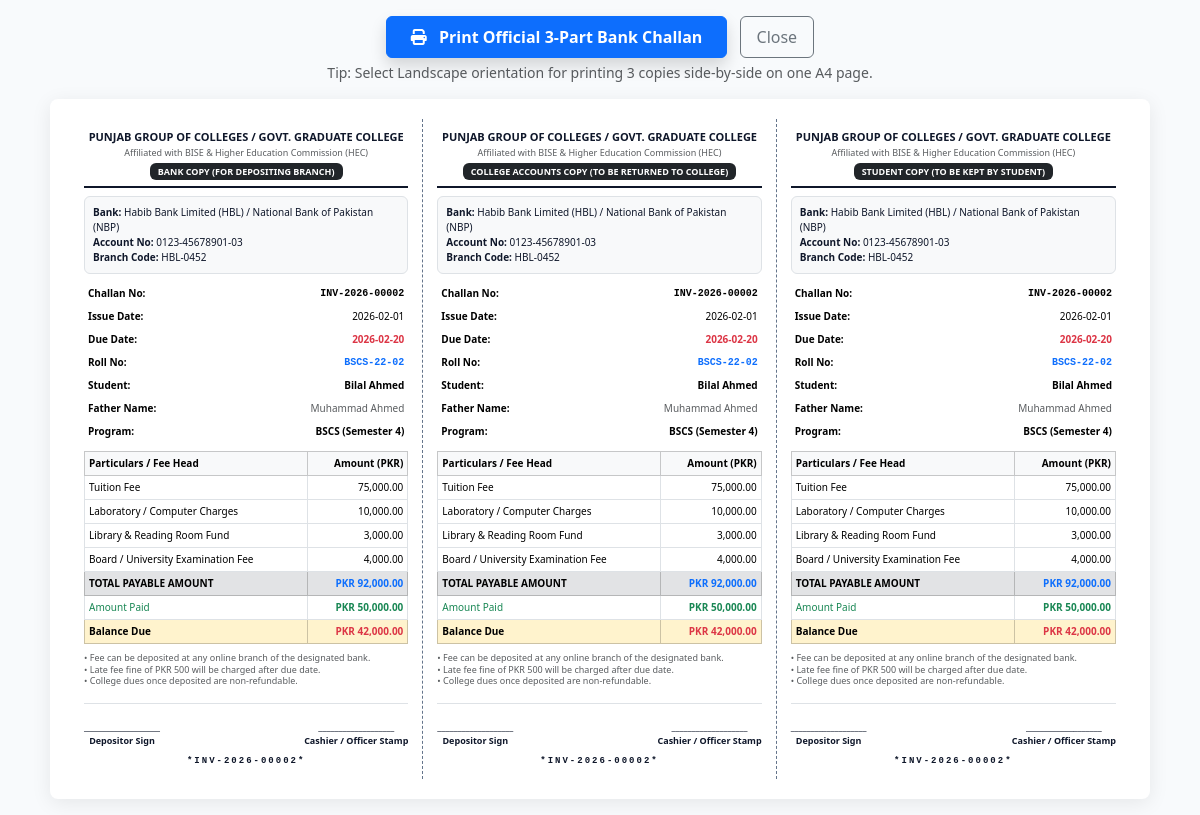
The page /fee-challan/2 (signed in) on the database its author committed.
### tables this page shows
CREATE TABLE college_profile (
        profile_id INTEGER PRIMARY KEY AUTOINCREMENT,
        college_name TEXT NOT NULL,
        college_short_code TEXT NOT NULL,
        tagline TEXT,
        affiliation TEXT,
        address TEXT,
        phone TEXT,
        email TEXT,
        bank_name TEXT,
        bank_account_no TEXT,
        bank_branch_code TEXT,
        principal_name TEXT,
        logo_url TEXT,
        updated_at DATETIME DEFAULT CURRENT_TIMESTAMP
    , master_password TEXT DEFAULT 'admin123', campus_image_url TEXT DEFAULT 'https://images.unsplash.com/photo-1541339907198-e08756dedf3f?auto=format&fit=crop&w=1200&q=80');

CREATE TABLE student_invoice (
        invoice_id INTEGER PRIMARY KEY AUTOINCREMENT,
        invoice_number TEXT NOT NULL UNIQUE,
        student_id INTEGER NOT NULL REFERENCES student(student_id) ON DELETE RESTRICT,
        semester_id INTEGER NOT NULL REFERENCES semester(semester_id) ON DELETE RESTRICT,
        fee_structure_id INTEGER NOT NULL REFERENCES fee_structure(fee_structure_id) ON DELETE RESTRICT,
        total_amount REAL NOT NULL,
        paid_amount REAL NOT NULL DEFAULT 0.0,
        balance_due REAL NOT NULL,
        issue_date TEXT NOT NULL,
        due_date TEXT NOT NULL,
        status TEXT NOT NULL DEFAULT 'Unpaid' CHECK (status IN ('Unpaid', 'Partial', 'Paid', 'Cancelled')),
        UNIQUE (student_id, semester_id)
    );

CREATE TABLE student (
        student_id INTEGER PRIMARY KEY AUTOINCREMENT,
        roll_number TEXT NOT NULL UNIQUE,
        user_id INTEGER NOT NULL UNIQUE REFERENCES user_account(user_id) ON DELETE RESTRICT,
        program_id INTEGER NOT NULL REFERENCES program(program_id) ON DELETE RESTRICT,
        first_name TEXT NOT NULL,
        last_name TEXT NOT NULL,
        email TEXT NOT NULL UNIQUE,
        cnic TEXT NOT NULL UNIQUE,
        phone TEXT,
        date_of_birth TEXT NOT NULL,
        admission_date TEXT DEFAULT CURRENT_DATE,
        current_semester_num INTEGER NOT NULL DEFAULT 1,
        status TEXT NOT NULL DEFAULT 'Active' CHECK (status IN ('Active', 'Probation', 'Suspended', 'Graduated', 'Withdrawn'))
    , father_name TEXT DEFAULT 'Not Specified', gender TEXT DEFAULT 'Male', guardian_phone TEXT, address TEXT DEFAULT 'Multan, Pakistan', blood_group TEXT DEFAULT 'O+', academic_tier TEXT DEFAULT 'BS', part_or_year TEXT DEFAULT 'Semester 1', photo_url TEXT DEFAULT '');

CREATE TABLE program (
        program_id INTEGER PRIMARY KEY AUTOINCREMENT,
        dept_id INTEGER NOT NULL REFERENCES department(dept_id) ON DELETE RESTRICT,
        program_code TEXT NOT NULL UNIQUE,
        program_name TEXT NOT NULL,
        degree_level TEXT NOT NULL DEFAULT 'Undergraduate',
        total_semesters INTEGER NOT NULL CHECK (total_semesters BETWEEN 1 AND 12),
        total_credits INTEGER NOT NULL CHECK (total_credits BETWEEN 10 AND 200),
        is_active INTEGER NOT NULL DEFAULT 1
    );

CREATE TABLE fee_structure (
        fee_structure_id INTEGER PRIMARY KEY AUTOINCREMENT,
        program_id INTEGER NOT NULL REFERENCES program(program_id) ON DELETE RESTRICT,
        semester_id INTEGER NOT NULL REFERENCES semester(semester_id) ON DELETE RESTRICT,
        tuition_fee REAL NOT NULL,
        lab_fee REAL NOT NULL DEFAULT 0,
        library_fund REAL NOT NULL DEFAULT 0,
        exam_fee REAL NOT NULL DEFAULT 0,
        total_structure_amount REAL NOT NULL,
        UNIQUE (program_id, semester_id)
    );

### app/app.py (the view)
@app.route("/fee-challan/<int:invoice_id>")
def fee_challan(invoice_id):
    user_role = session.get("user_role", "Admin")
    logged_uid = session.get("user_id")
    challan_data = db.get_fee_challan_data(invoice_id)
    if not challan_data:
        flash("Fee invoice / challan record not found.", "warning")
        return redirect(url_for("finance"))
    if user_role == "Student" and challan_data.get("student", {}).get("student_id") != logged_uid:
        flash("Access Denied: You are only authorized to view your own Fee Challan.", "danger")
        return redirect(url_for("student_desk"))
    return render_template("fee_challan.html", data=challan_data)

### app/database_engine.py (called while the page is built, shortened)
    def get_connection(self):
        if self.use_postgres:
            import psycopg2
            from psycopg2.extras import RealDictCursor
            return psycopg2.connect(**self.pg_config, cursor_factory=RealDictCursor)
        else:
            conn = sqlite3.connect(SQLITE_DB_PATH)
            conn.row_factory = sqlite3.Row
            return conn

    def query(self, sql: str, params: tuple = ()) -> List[Dict[str, Any]]:
        conn = self.get_connection()
        try:
            cursor = conn.cursor()
            cursor.execute(sql, params)
            if cursor.description:
                columns = [col[0] for col in cursor.description]
                rows = cursor.fetchall()
                result = [dict(zip(columns, row)) for row in rows]
            else:
                conn.commit()
                result = []
            return result
        finally:
            conn.close()

    def get_college_profile(self) -> Dict[str, Any]:
        try:
            profiles = self.query("SELECT * FROM college_profile LIMIT 1")
            if profiles:
                p = dict(profiles[0])
                if not p.get("campus_image_url"):
                    p["campus_image_url"] = "https://images.unsplash.com/photo-1541339907198-e08756dedf3f?auto=format&fit=crop&w=1200&q=80"
                return p
        except Exception:
            pass

### app/templates/fee_challan.html (shortened to what this page needs)
<!DOCTYPE html>
<html lang="en">
<head>
    <link href="https://cdn.jsdelivr.net/npm/bootstrap@5.3.3/dist/css/bootstrap.min.css" rel="stylesheet">
    <link href="https://cdnjs.cloudflare.com/ajax/libs/font-awesome/6.5.1/css/all.min.css" rel="stylesheet">
</head>
<body class="py-3">
    <div class="container text-center mb-3 no-print">
        <button onclick="window.print()" class="btn btn-primary px-4 py-2 fw-bold shadow">
            <i class="fa-solid fa-print me-2"></i> Print Official 3-Part Bank Challan
        </button>
        <button onclick="window.close()" class="btn btn-outline-secondary px-3 py-2 ms-2">
            Close
        </button>
        <div class="small text-muted mt-1">Tip: Select Landscape orientation for printing 3 copies side-by-side on one A4 page.</div>
    </div>
    <div class="challan-container">
        <div class="row g-0">
            {% set copy_titles = ['BANK COPY (For Depositing Branch)', 'COLLEGE ACCOUNTS COPY (To be returned to College)', 'STUDENT COPY (To be kept by Student)'] %}
            {% for copy_title in copy_titles %}
            <div class="col-4 challan-col">
                <div class="header-box">
                    <div class="fw-bold text-uppercase" style="font-size: 11px;">{{ data.college.college_name }}</div>
                    <div class="text-muted" style="font-size: 9px;">{{ data.college.affiliation }}</div>
                    <div class="badge bg-dark text-white text-uppercase px-2 py-1 mt-1" style="font-size: 9px;">
                        {{ copy_title }}
                    </div>
                </div>
                <div class="bg-light p-2 rounded mb-2 border" style="font-size: 10px;">
                    <div><strong>Bank:</strong> {{ data.college.bank_name }}</div>
                    <div><strong>Account No:</strong> {{ data.college.bank_account_no }}</div>
                    <div><strong>Branch Code:</strong> {{ data.college.bank_branch_code }}</div>
                </div>
                <table class="table table-sm table-borderless mb-2" style="font-size: 10px;">
                    <tr>
                        <td><strong>Challan No:</strong></td>
                        <td class="text-end font-monospace fw-bold">{{ data.invoice.invoice_number }}</td>
                    </tr>
                    <tr>
                        <td><strong>Issue Date:</strong></td>
                        <td class="text-end">{{ data.invoice.issue_date }}</td>
                    </tr>
                    <tr>
                        <td><strong>Due Date:</strong></td>
                        <td class="text-end text-danger fw-bold">{{ data.invoice.due_date }}</td>
                    </tr>
                    <tr>
                        <td><strong>Roll No:</strong></td>
                        <td class="text-end font-monospace fw-bold text-primary">{{ data.invoice.roll_number }}</td>
                    </tr>
                    <tr>
                        <td><strong>Student:</strong></td>
                        <td class="text-end fw-bold">{{ data.invoice.first_name }} {{ data.invoice.last_name }}</td>
                    </tr>
                    <tr>
                        <td><strong>Father Name:</strong></td>
                        <td class="text-end text-muted">{{ data.invoice.father_name }}</td>
                    </tr>
                    <tr>
                        <td><strong>Program:</strong></td>
                        <td class="text-end fw-bold">{{ data.invoice.program_code }} ({{ data.invoice.part_or_year }})</td>
                    </tr>
                </table>
                <table class="table table-sm table-bordered text-center mb-2" style="font-size: 10px;">
                    <thead class="table-light">
                        <tr>
                            <th class="text-start">Particulars / Fee Head</th>
                            <th class="text-end">Amount (PKR)</th>
                        </tr>
                    </thead>
                    <tbody>
                        <tr>
                            <td class="text-start">Tuition Fee</td>
                            <td class="text-end">{{ "{:,.2f}".format(data.invoice.tuition_fee) }}</td>
                        </tr>
                        <tr>
                            <td class="text-start">Laboratory / Computer Charges</td>
                            <td class="text-end">{{ "{:,.2f}".format(data.invoice.lab_fee) }}</td>
                        </tr>
                        <tr>
                            <td class="text-start">Library & Reading Room Fund</td>
                            <td class="text-end">{{ "{:,.2f}".format(data.invoice.library_fund) }}</td>
                        </tr>
                        <tr>
                            <td class="text-start">Board / University Examination Fee</td>
                            <td class="text-end">{{ "{:,.2f}".format(data.invoice.exam_fee) }}</td>
                        </tr>
                        <tr class="table-secondary fw-bold">
                            <td class="text-start">TOTAL PAYABLE AMOUNT</td>
                            <td class="text-end text-primary fw-extrabold">PKR {{ "{:,.2f}".format(data.invoice.total_amount) }}</td>
                        </tr>
                        <tr>
                            <td class="text-start text-success">Amount Paid</td>
                            <td class="text-end text-success fw-bold">PKR {{ "{:,.2f}".format(data.invoice.paid_amount) }}</td>
                        </tr>
                        <tr class="table-warning">
                            <td class="text-start fw-bold">Balance Due</td>
                            <td class="text-end fw-bold text-danger">PKR {{ "{:,.2f}".format(data.invoice.balance_due) }}</td>
                        </tr>
                    </tbody>
                </table>
                <div class="mb-3 text-muted" style="font-size: 9px; line-height: 1.3;">
                    • Fee can be deposited at any online branch of the designated bank.<br>
                    • Late fee fine of PKR 500 will be charged after due date.<br>
                    • College dues once deposited are non-refundable.
                </div>
                <div class="d-flex justify-content-between align-items-end pt-3 mt-2 border-top" style="font-size: 9px;">
                    <div class="text-center">
                        ___________________<br>
                        <strong>Depositor Sign</strong>
                    </div>
                    <div class="text-center">
                        ___________________<br>
                        <strong>Cashier / Officer Stamp</strong>
                    </div>
                </div>
                <div class="text-center mt-2 font-monospace barcode" style="font-size: 9px;">
                    *{{ data.invoice.invoice_number }}*
                </div>
            </div>
            {% endfor %}
        </div>
    </div>
</body>
</html>

### app/templates/fee_challan.html (style rules this page uses)
body { background-color: #f8fafc; font-family: 'Segoe UI', Tahoma, Geneva, Verdana, sans-serif; color: #0f172a; }
.challan-container { width: 100%; max-width: 1100px; margin: 0 auto; background: #ffffff; padding: 20px; border-radius: 8px; box-shadow: 0 4px 20px rgba(0,0,0,0.08); }
.challan-col { border-right: 1px dashed #64748b; padding: 10px 14px; font-size: 11px; }
.challan-col:last-child { border-right: none; }
.header-box { text-align: center; border-bottom: 2px solid #0f172a; padding-bottom: 6px; margin-bottom: 8px; }
.barcode { font-family: 'Courier New', Courier, monospace; font-weight: bold; letter-spacing: 2px; }

### rows shown on the page
college_profile: college.college_name "PUNJAB GROUP OF COLLEGES / GOVT. GRADUATE COLLEGE" "PUNJAB GROUP OF COLLEGES / GOVT. GRADUATE COLLEGE" "PUNJAB GROUP OF COLLEGES / GOVT. GRADUATE COLLEGE", college.affiliation "Affiliated with BISE & Higher Education Commission (HEC)" "Affiliated with BISE & Higher Education Commission (HEC)" "Affiliated with BISE & Higher Education Commission (HEC)", college.bank_name "Habib Bank Limited (HBL) / National Bank of Pakistan (NBP)" "Habib Bank Limited (HBL) / National Bank of Pakistan (NBP)" "Habib Bank Limited (HBL) / National Bank of Pakistan (NBP)", college.bank_account_no "0123-45678901-03" "0123-45678901-03" "0123-45678901-03", college.bank_branch_code "HBL-0452" "HBL-0452" "HBL-0452"
student_invoice: invoice.invoice_number "INV-2026-00002" "INV-2026-00002" "INV-2026-00002", invoice.issue_date "2026-02-01" "2026-02-01" "2026-02-01", invoice.due_date "2026-02-20" "2026-02-20" "2026-02-20", invoice.total_amount "92,000.00" "92,000.00" "92,000.00", invoice.paid_amount "50,000.00" "50,000.00" "50,000.00", invoice.balance_due "42,000.00" "42,000.00" "42,000.00", invoice.invoice_number "INV-2026-00002" "INV-2026-00002" "INV-2026-00002"
student: invoice.roll_number "BSCS-22-02" "BSCS-22-02" "BSCS-22-02", invoice.first_name "Bilal" "Bilal" "Bilal", invoice.last_name "Ahmed" "Ahmed" "Ahmed", invoice.father_name "Muhammad Ahmed" "Muhammad Ahmed" "Muhammad Ahmed", invoice.part_or_year "Semester 4" "Semester 4" "Semester 4"
program: invoice.program_code "BSCS" "BSCS" "BSCS"
fee_structure: invoice.tuition_fee "75,000.00" "75,000.00" "75,000.00", invoice.lab_fee "10,000.00" "10,000.00" "10,000.00", invoice.library_fund "3,000.00" "3,000.00" "3,000.00", invoice.exam_fee "4,000.00" "4,000.00" "4,000.00"

### other values the page prints
{{ copy_title }} "BANK COPY (FOR DEPOSITING BRANCH)" "COLLEGE ACCOUNTS COPY (TO BE RETURNED TO COLLEGE)" "STUDENT COPY (TO BE KEPT BY STUDENT)"
